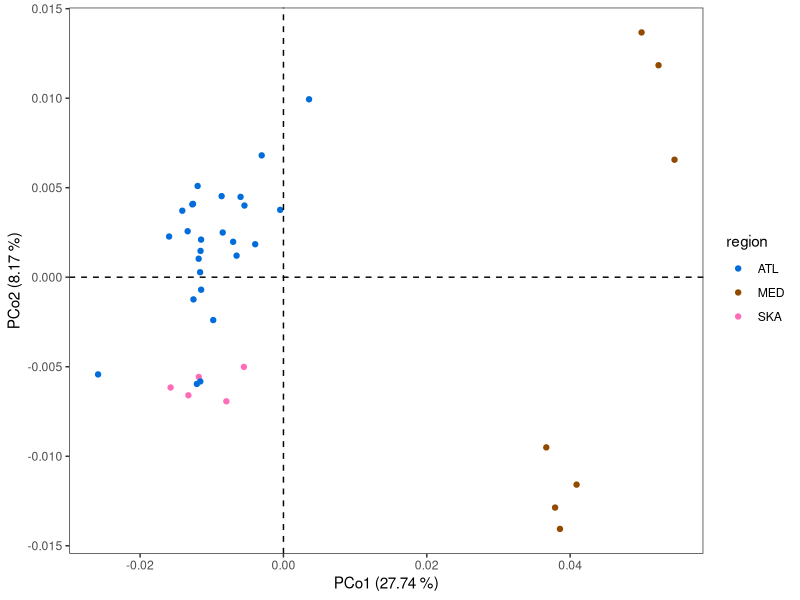
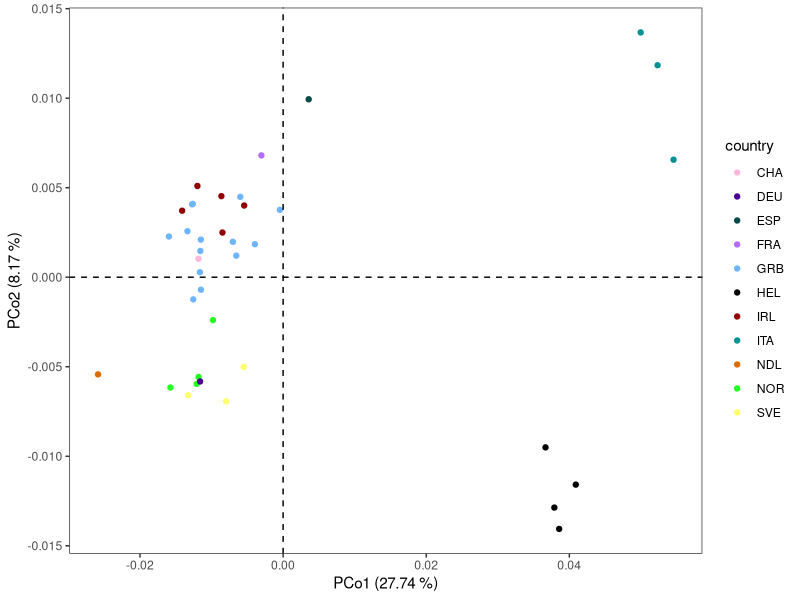

The R source for these figures, in order: (Note: this script raises an error after producing the figures.)
library(tidyverse)
library(ggthemes)

PCoA <- function(Fst){
	A <- -0.5 * Fst * Fst

	identity <- diag(ncol(A))
	ones <- rep(1,ncol(A))
	side <- identity - ones %*% t(ones) / ncol(A)

	Delta <- side %*% A %*% side

	Evalues <- eigen(Delta)$values
	print(Evalues)

	c <- abs(Evalues[length(Evalues)])
	print(c)
	c.mat <- matrix(rep(c,ncol(A)*ncol(A)),ncol=ncol(A))
	c.mat <- c.mat - c*diag(ncol(A))

	Fst.corr <- sqrt(Fst * Fst + 2*c.mat)
	A <- -0.5 * Fst.corr * Fst.corr
	Delta <- side %*% A %*% side

	Evalues <- eigen(Delta)$values
	Evectors <- eigen(Delta)$vectors
	names <- paste0("PCo",1:ncol(Evectors))
	colnames(Evectors) <- names
	rownames(Evectors) <- rownames(Fst)

  Evalues <- Evalues[which(Evalues > 1e-10)]
  Evectors <- Evectors[,which(Evalues > 1e-10)]

  for(i in 1:ncol(Evectors)){
    Evectors[,i] <- Evectors[,i]*Evalues[i]
  }

	return(list(values=Evalues,vectors=Evectors))
}

countryList <- function(populations){
  reference <- data.frame(
                  pop = c("Brd","Cro","Eye","Heb","Iom","Ios","Loo","Lyn","Ork","Pad","Pem","She","Sbs","Sul",
                          "Jer",
                          "Idr",
                          "Hel",
                          "Ale","Sky","The","Tor",
                          "Cor","Hoo","Kil","Mul","Ven",
                          "Laz","Tar","Sar",
                          "Oos",
                          "Ber","Flo","Sin","Tro",
                          "Vig",
                          "Gul","Kav","Lys"),
                  country = c(rep("GRB",14),"CHA","FRA","DEU",rep("HEL",4),rep("IRL",5),rep("ITA",3),"NDL",rep("NOR",4),"ESP",rep("SVE",3))
                )
  for(i in 1:nrow(reference)){
    populations[populations == reference$pop[i]] <- reference$country[i]
  }

  return(populations)
}

regionList <- function(populations){
  reference <- data.frame(
                  pop = c("Brd","Cro","Eye","Heb","Iom","Ios","Loo","Lyn","Ork","Pad","Pem","She","Sbs","Sul",
                          "Jer",
                          "Idr",
                          "Hel",
                          "Ale","Sky","The","Tor",
                          "Cor","Hoo","Kil","Mul","Ven",
                          "Laz","Tar","Sar",
                          "Oos",
                          "Ber","Tro",
                          "Flo","Sin",
                          "Vig",
                          "Gul","Kav","Lys"),
                  region = c(rep("ATL",17),rep("MED",4),rep("ATL",5),rep("MED",3),rep("ATL",3),rep("SKA",2),"ATL",rep("SKA",3))
                )
  for(i in 1:nrow(reference)){
    populations[populations == reference$pop[i]] <- reference$region[i]
  }

  return(populations)
}

makePlotDF <- function(Evalues,Evectors,names){
  df.plot <- Evectors[,1:2] %>% as.data.frame()
  rownames(df.plot) <- names
  df.plot$country <- rownames(df.plot)
  df.plot$country <- countryList(df.plot$country)
  df.plot$region <- rownames(df.plot)
  df.plot$region <- regionList(df.plot$region)

  print(df.plot)
  return(df.plot)
  
}

getColours <- function(pop){
	col_key <- data.frame(
			population = c("CHA","DEU","ESP","FRA","GRB","HEL","IRL","ITA","NDL","NOR","SVE","ATL","MED","SKA"),
			colour = c("#ffb6db","#490092","#004949","#b66dff","#6db6ff","#000000","#920000","#009292","#db6d00","#24ff24","#ffff6d",
						"#006ddb","#924900","#ff6db6"))

	col_res <- col_key[col_key$population %in% unique(pop),]$colour
	return(col_res)
}

plotPCoA <- function(df.plot, Evalues, fileName, option){
  lambda <- round(Evalues[1:2] / sum(Evalues) *100, 2)  

  p <- df.plot %>%
  ggplot() + geom_point(aes(x=PCo1,y=PCo2,col=df.plot[,option]),size=1.5) +
             theme_bw() + scale_colour_manual(values=getColours(df.plot[,option])) +
             xlab(paste0("PCo1 (",lambda[1]," %)")) + ylab(paste0("PCo2 (",lambda[2]," %)")) +
             theme(panel.grid.major = element_blank(),panel.grid.minor = element_blank()) +
             geom_hline(yintercept=0,linetype="dashed") + geom_vline(xintercept=0,linetype="dashed") +
             guides(col=guide_legend(title=colnames(df.plot)[option]))

  p %>% ggsave(fileName,.,device='png',width=15,height=10,units='cm')
}

Fst.mat <- read.csv("Output/distancesFst_tot.csv",header=T,row.names=1) %>%
           as.matrix()

result.tot <- PCoA(Fst.mat)
Evalues.tot <- result.tot$values
Evectors.tot <- result.tot$vectors

df.plot.tot <- makePlotDF(Evalues.tot,Evectors.tot,rownames(Fst.mat))

plotPCoA(df.plot.tot,Evalues.tot,"PCoA.tot.region.png",4)
plotPCoA(df.plot.tot,Evalues.tot,"PCoA.tot.country.png",3)
write.csv(Evectors.tot,"Output/PCo/PCo.tot.csv")

Fst.mat.atl <- Fst.mat[-c(32:38),-c(32:38)]

result.atl <- PCoA(Fst.mat.atl)
Evalues.atl <- result.atl$values
Evectors.atl <- result.atl$vectors
Evectors.atl[,1] <- -Evectors.atl[,1]

df.plot.atl <- makePlotDF(Evalues.atl,Evectors.atl,rownames(Fst.mat.atl))

plotPCoA(df.plot.atl,Evalues.atl,"PCoA.atl.region.png",4)
plotPCoA(df.plot.atl,Evalues.atl,"PCoA.atl.country.png",3)
write.csv(Evectors.atl,"Output/PCo/PCo.atl.csv")

Fst.neut <- read.csv("Output/distancesFst_neut.csv",header=T,row.names=1) %>%
           as.matrix()

result.neut.tot <- PCoA(Fst.neut)
Evalues.neut.tot <- result.neut.tot$values
Evectors.neut.tot <- result.neut.tot$vectors
Evectors.neut.tot[,2] <- -Evectors.neut.tot[,2]

df.plot.neut.tot <- makePlotDF(Evalues.neut.tot,Evectors.neut.tot,rownames(Fst.neut))

plotPCoA(df.plot.neut.tot,Evalues.neut.tot,"PCoA.neut.tot.region.png",4)
plotPCoA(df.plot.neut.tot,Evalues.neut.tot,"PCoA.neut.tot.country.png",3)
write.csv(Evectors.neut.tot,"Output/PCo/PCo.neut.tot.csv")

Fst.neut <- as.data.frame(Fst.neut)
Fst.neut.atl <- Fst.neut[!(row.names(Fst.neut) %in% c("Laz","Tar","Sar","Ale","The","Tor","Sky")),]
Fst.neut.atl <- as.matrix(Fst.neut.atl %>% dplyr::select(-Laz,-Tar,-Sar,-Ale,-The,-Tor,-Sky))

result.neut.atl <- PCoA(Fst.neut.atl)
Evalues.neut.atl <- result.neut.atl$values
Evectors.neut.atl <- result.neut.atl$vectors
Evectors.neut.atl[,2] <- -Evectors.neut.atl[,2]

df.plot.neut.atl <- makePlotDF(Evalues.neut.atl,Evectors.neut.atl,rownames(Fst.neut.atl))

plotPCoA(df.plot.neut.atl,Evalues.neut.atl,"PCoA.neut.atl.region.png",4)
plotPCoA(df.plot.neut.atl,Evalues.neut.atl,"PCoA.neut.atl.country.png",3)
write.csv(Evectors.neut.atl,"Output/PCo/PCo.neut.atl.csv")

Fst.sel <- read.csv("Output/distancesFst_sel.csv",header=T,row.names=1) %>%
           as.matrix()

result.sel.tot <- PCoA(Fst.sel)
Evalues.sel.tot <- result.sel.tot$values
Evectors.sel.tot <- result.sel.tot$vectors

df.plot.sel.tot <- makePlotDF(Evalues.sel.tot,Evectors.sel.tot,rownames(Fst.sel))

plotPCoA(df.plot.sel.tot,Evalues.sel.tot,"PCoA.sel.tot.region.png",4)
plotPCoA(df.plot.sel.tot,Evalues.sel.tot,"PCoA.sel.tot.country.png",3)
write.csv(Evectors.sel.tot,"Output/PCo/PCo.sel.tot.csv")

Fst.sel <- as.data.frame(Fst.sel)
Fst.sel.atl <- Fst.sel[!(row.names(Fst.sel) %in% c("Laz","Tar","Sar","Ale","The","Tor","Sky")),]
Fst.sel.atl <- as.matrix(Fst.sel.atl %>% dplyr::select(-Laz,-Tar,-Sar,-Ale,-The,-Tor,-Sky))

result.sel.atl <- PCoA(Fst.sel.atl)
Evalues.sel.atl <- result.sel.atl$values
Evectors.sel.atl <- result.sel.atl$vectors
Evectors.sel.atl[,1:2] <- -Evectors.sel.atl[,1:2]

df.plot.sel.atl <- makePlotDF(Evalues.sel.atl,Evectors.sel.atl,rownames(Fst.sel.atl))

plotPCoA(df.plot.sel.atl,Evalues.sel.atl,"PCoA.sel.atl.region.png",4)
plotPCoA(df.plot.sel.atl,Evalues.sel.atl,"PCoA.sel.atl.country.png",3)
write.csv(Evectors.sel.atl,"Output/PCo/PCo.sel.atl.csv")
